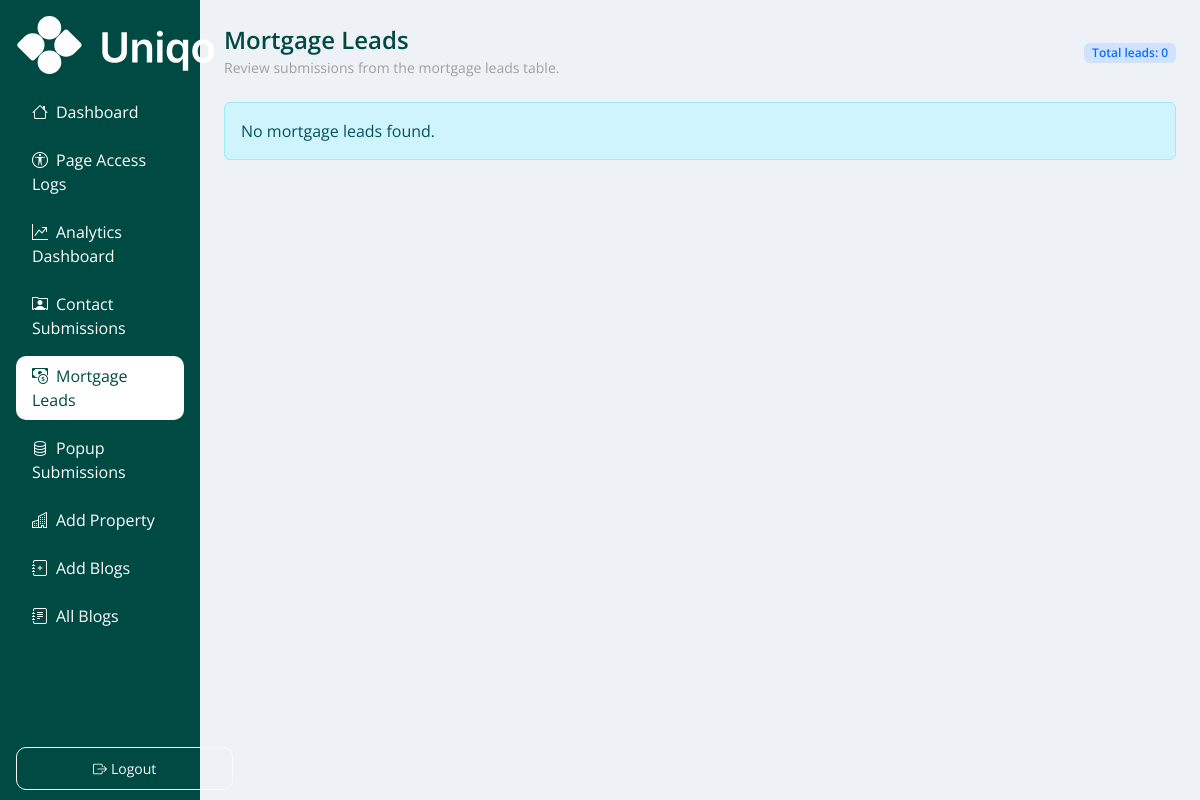
/admin/mortgage_leads.php (signed in), run on an earlier commit of the app's database.
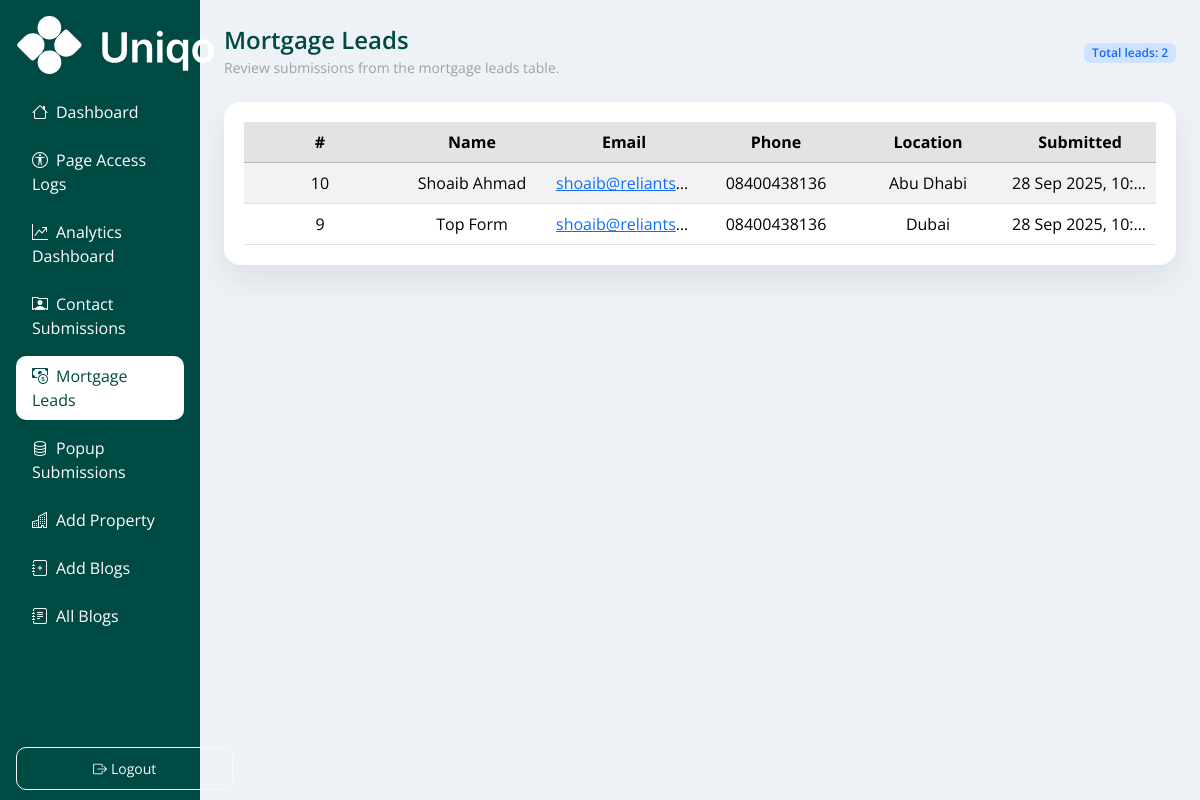
And on a later commit of the database.
### tables this page shows
CREATE TABLE `mortgage_leads` (
  `id` int(11) NOT NULL,
  `name` varchar(100) NOT NULL,
  `email` varchar(150) NOT NULL,
  `phone` varchar(50) NOT NULL,
  `location` varchar(100) NOT NULL,
  `created_at` timestamp NULL DEFAULT current_timestamp()
);

### admin/mortgage_leads.php (the view, shortened to what this page needs)
<?php
require_once __DIR__ . '/includes/render.php';
$pdo = db();
$perPage = 10;
$page = filter_input(
  INPUT_GET,
  'page',
  FILTER_VALIDATE_INT,
  ['options' => ['default' => 1, 'min_range' => 1]]
);
$offset = ($page - 1) * $perPage;
$totalRecords = 0;
$leads = [];
$error = null;
try {
  $countStmt = $pdo->query('SELECT COUNT(*) FROM mortgage_leads');
  $totalRecords = (int) $countStmt->fetchColumn();
  if ($totalRecords > 0) {
    $stmt = $pdo->prepare(
      'SELECT id, name, email, phone, location, created_at '
      . 'FROM mortgage_leads ORDER BY created_at DESC, id DESC '
      . 'LIMIT :limit OFFSET :offset'
    );
    $stmt->bindValue(':limit', $perPage, PDO::PARAM_INT);
    $stmt->bindValue(':offset', $offset, PDO::PARAM_INT);
    $stmt->execute();
    $leads = $stmt->fetchAll();
  } else {
    $page = 1;
    $offset = 0;
  }
} catch (Throwable $e) {
  error_log('Failed to load mortgage leads: ' . $e->getMessage());
  $error = 'Unable to load mortgage leads at this time.';
}
render_head('Mortgage Leads');
echo '<div class="container-fluid layout">';
echo '<div class="row g-0">';
render_sidebar('mortgage-leads');
?>
<main class="col-12 col-md-9 col-lg-10 content">
  <div class="d-flex flex-column flex-lg-row align-items-lg-center justify-content-between gap-3 mb-4">
    <div>
      <h2 class="title-heading">Mortgage Leads</h2>
      <p class="para mb-0">Review submissions from the mortgage leads table.</p>
    </div>
    <div class="text-lg-end">
      <span class="badge bg-primary-subtle text-primary fw-semibold">Total leads: <?= number_format($totalRecords) ?></span>
    </div>
  </div>
  <?php if ($error): ?>
    <div class="alert alert-warning" role="alert">
      <?= htmlspecialchars($error, ENT_QUOTES, 'UTF-8') ?>
    </div>
  <?php elseif (!$leads): ?>
    <div class="alert alert-info" role="alert">
      No mortgage leads found.
    </div>
  <?php else: ?>
    <div class="box">
      <div class="table-responsive">
        <table class="table table-striped table-hover align-middle mb-0">
          <thead class="table-secondary">
            <tr>
              <th scope="col">#</th>
              <th scope="col">Name</th>
              <th scope="col">Email</th>
              <th scope="col">Phone</th>
              <th scope="col">Location</th>
              <th scope="col">Submitted</th>
            </tr>
          </thead>
          <tbody>
            <?php foreach ($leads as $lead): ?>
              <tr>
                <td><?= (int) $lead['id'] ?></td>
                <td><?= htmlspecialchars((string) ($lead['name'] ?? ''), ENT_QUOTES, 'UTF-8') ?></td>
                <td>
                  <?php if (!empty($lead['email'])): ?>
                    <a href="mailto:<?= htmlspecialchars($lead['email'], ENT_QUOTES, 'UTF-8') ?>">
                      <?= htmlspecialchars($lead['email'], ENT_QUOTES, 'UTF-8') ?>
                    </a>
                  <?php else: ?>
                    <span class="text-muted">—</span>
                  <?php endif; ?>
                </td>
                <td><?= htmlspecialchars((string) ($lead['phone'] ?? '—'), ENT_QUOTES, 'UTF-8') ?></td>
                <td><?= htmlspecialchars((string) ($lead['location'] ?? '—'), ENT_QUOTES, 'UTF-8') ?></td>
                <td>
                  <?php
                  $createdAt = (string) ($lead['created_at'] ?? '');
                  if ($createdAt !== '') {
                    $dt = DateTimeImmutable::createFromFormat('Y-m-d H:i:s', $createdAt);
                    echo htmlspecialchars($dt ? $dt->format('d M Y, H:i') : $createdAt, ENT_QUOTES, 'UTF-8');
                  } else {
                    echo '<span class="text-muted">—</span>';
                  }
                  ?>
                </td>
              </tr>
            <?php endforeach; ?>
          </tbody>
        </table>
      </div>
    </div>
  <?php endif; ?>
</main>
<?php
echo '</div>';
echo '</div>';
render_footer();

### admin/includes/render.php (shortened to what this page needs)
<?php
function render_head(string $title, string $bodyClass = ''): void
{
  $csrf = htmlspecialchars(csrf_token(), ENT_QUOTES, 'UTF-8');
  $bodyAttr = $bodyClass !== ''
    ? ' class="' . htmlspecialchars($bodyClass, ENT_QUOTES, 'UTF-8') . '"'
    : '';
  echo <<<HTML
<!DOCTYPE html>
<html lang="en">
<head>
  <meta charset="UTF-8">
  <title>{$title}</title>
  <meta name="viewport" content="width=device-width, initial-scale=1.0"/>
  <meta name="csrf-token" content="{$csrf}">
  <link rel="shortcut icon" href="assets/images/HH-logo.png" type="image/x-icon">
  <link href="https://cdn.jsdelivr.net/npm/bootstrap@5.3.2/dist/css/bootstrap.min.css" rel="stylesheet">
  <link href="https://cdn.jsdelivr.net/npm/bootstrap-icons@1.11.3/font/bootstrap-icons.min.css" rel="stylesheet">
  <link rel="stylesheet" href="assets/css/style.css">
  <link rel="stylesheet" href="assets/css/custom.css">
</head>
<body{$bodyAttr}>
HTML;
}
function render_sidebar(string $active): void
{
  $items = [
    'home'      => ['href' => 'index.php', 'icon' => 'bi-house',     'label' => 'Dashboard'],
    'logs'      => ['href' => 'page_access_logs.php', 'icon' => 'bi-universal-access-circle',       'label' => 'Page Access Logs'],
    'analytics' => ['href' => 'analytics_dashboard.php', 'icon' => 'bi-graph-up-arrow', 'label' => 'Analytics Dashboard'],
    'contact-form' => ['href' => 'contact_form_submissions.php', 'icon' => 'bi-person-rolodex', 'label' => 'Contact Submissions'],
    'mortgage-leads' => ['href' => 'mortgage_leads.php', 'icon' => 'bi-cash-coin', 'label' => 'Mortgage Leads'],
    'popup-form' => ['href' => 'popup_form_submissions.php', 'icon' => 'bi-database', 'label' => 'Popup Submissions'],
    'add-property' => ['href' => 'add_property.php', 'icon' => 'bi-buildings', 'label' => 'Add Property'],
    'add-blogs' => ['href' => 'add_blogs.php', 'icon' => 'bi-journal-plus', 'label' => 'Add Blogs'],
    'all-blogs' => ['href' => 'all_blogs.php', 'icon' => 'bi-journal-text', 'label' => 'All Blogs'],
  ];
  echo '<aside class="col-12 col-md-3 col-lg-2 sidebar p-3">';
  echo '<div class="mb-2 pb-2">';
  echo '<img src="assets/images/logo.svg" alt="" class="logo">';
  echo '<form method="post" class="mb-0 logoutform">';
  echo '<button class="btn btn-outline-light btn-sm" name="logout" title="Logout">';
  echo '<i class="bi bi-box-arrow-right me-1"></i>Logout';
  echo '</button>';
  echo '</form>';
  echo '</div>';
  echo '<nav class="nav flex-column gap-1">';
  foreach ($items as $key => $item) {
    $isActive = $key === $active ? ' active' : '';
    $icon = htmlspecialchars($item['icon'], ENT_QUOTES, 'UTF-8');
    $href = htmlspecialchars($item['href'], ENT_QUOTES, 'UTF-8');
    $label = htmlspecialchars($item['label'], ENT_QUOTES, 'UTF-8');
    printf('<a href="%s" class="nav-link%s"><i class="bi %s me-2"></i>%s</a>', $href, $isActive, $icon, $label);
  }
  echo '</nav>';
  echo '</aside>';
}
function render_footer(bool $includeECharts = false, bool $includeChartJs = false, bool $includeChartJsExtras = false): void
{
  echo '</body></html>';
}

### admin/assets/css/style.css (style rules this page uses)
body { background: #eef2f7; font-family: "Open Sans", sans-serif; color: #111; }
.layout { min-height: 100vh; padding: 0; }
.sidebar { min-height: 100vh; background: #004a44; color: #cbd5e1; position: relative; }
.sidebar .nav-link { color: #fff; border-radius: 10px; font-weight: 400; margin: 2px 0; }
.sidebar .nav-link.active, .sidebar .nav-link:hover { background: #fff; color: #004a44; font-size: inherit; }
.content { padding: 24px; }
.box { background: #ffffff; border-radius: 16px; box-shadow: 0 16px 32px rgba(15, 23, 42, 0.08); padding: 20px; }
.table td, .table th { vertical-align: middle; }

### admin/assets/css/custom.css (style rules this page uses)
.logo { width: 200px; }
.content .title-heading { font-size: 24px; font-weight: 600; line-height: 1.3; margin-bottom: 2px; color: #004a44; }
.content .para { font-size: 14px; margin-bottom: 10px; color: #a0a0a0; }
table { table-layout: fixed; width: 100%; border-collapse: collapse; }
table th, table td { width: auto; text-align: center; padding: 8px 12px; white-space: nowrap; overflow: hidden; text-overflow: ellipsis; }
.logoutform { position: fixed; bottom: 10px; left: 16px; }
.logoutform button { padding: 10px 76px; border-radius: 10px; }

What changed in the data, as far as the page shows it:
added mortgage_leads: id "10", name "Shoaib Ahmad", email "shoaib@reliants…", phone "08400438136", location "Abu Dhabi", created_at "28 Sep 2025, 10:…"
added mortgage_leads: id "9", name "Top Form", email "shoaib@reliants…", phone "08400438136", location "Dubai", created_at "28 Sep 2025, 10:…"
Also different on the page:
$totalRecords: "0" → "2"
text no longer shown: "No mortgage leads found."
text now shown: "# Name Email Phone Location Submitted"
